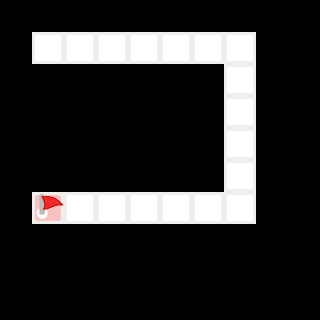

A 2D game scene composited from a Tiled map and its tileset images. What follows is a short description and the map's XML, with every tile layer's data as written:
An orthogonal 10x10 tile map with 32x32 px tiles, 1 tile layer (Calque de Tuiles 1).

<map version="1.5" tiledversion="1.7.0" orientation="orthogonal" renderorder="right-down" width="10" height="10" tilewidth="32" tileheight="32" infinite="0" nextlayerid="4" nextobjectid="2">
 <editorsettings>
  <export target="lvl1.csv" format="csv" />
 </editorsettings>
 <tileset firstgid="1" source="vbot_tilemap.tsx" />
 <layer id="1" name="Calque de Tuiles 1" width="10" height="10">
  <data encoding="csv">
4,4,4,4,4,4,4,4,4,4,
4,1,1,1,1,1,1,1,4,4,
4,4,4,4,4,4,4,1,4,4,
4,4,4,4,4,4,4,1,4,4,
4,4,4,4,4,4,4,1,4,4,
4,4,4,4,4,4,4,1,4,4,
4,2,1,1,1,1,1,1,4,4,
4,4,4,4,4,4,4,4,4,4,
4,4,4,4,4,4,4,4,4,4,
4,4,4,4,4,4,4,4,4,4
</data>
 </layer>
</map>
